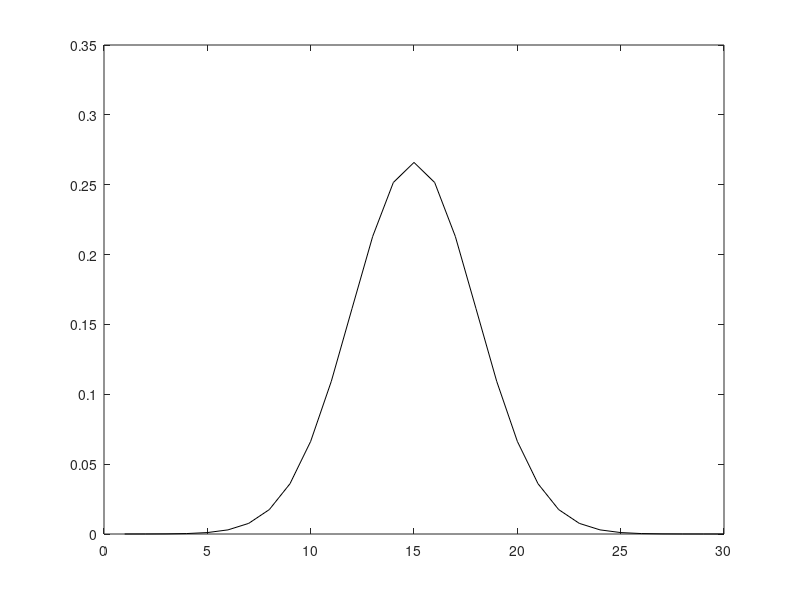

Write the MATLAB code that produced this figure. (Note: this script raises an error after producing the figure.)
% test basic logistic regression code on 1D simulated example

% set up filter
nw = 30;
wts = 2*normpdf(1:nw,nw/2,3)';
fnlin = @expfun;
tt = 1:nw;
clf;
plot(tt,wts,'k');
errfun = @(w)(norm(w-wts).^2);  % error function handle

% Make stimuli & simulate response
nstim = 500;
stim = 1*(randn(nstim,nw));
xproj = stim*wts;
pp = fnlin(xproj);
y = poissrnd(pp);
fprintf('mean rate = %.1f (%d spikes)\n', sum(y)/nstim, sum(y));

% Compute linear regression solution
wls = stim\y;
wls = wls/norm(wls)*norm(wts); % normalize so vector norm is correct
plot(tt,wts,'k',tt,wls);


%% Find ML estimate using Newton-Raphson optimization
lfunc = @(w)(neglogli_poissGLM(w,stim,y,fnlin)); % neglogli function handle

opts = struct('tolX',1e-8,'tolFun',1e-8,'maxIter',1e4,'verbose',0);
tic;
[wml,nlogli,H] = fminNewton(lfunc,wls,opts);
toc;

plot(tt,wts,'k',tt,[wls,wml]);

% % % Check accuracy of grad / Hessian
% neglogliVals = [lfunc(wts),lfunc(wls)];
% HessCheck(lfunc,wts)
%
% % Compare to performance of fminunc
% tic;
% opts2 = optimset('gradobj', 'on', 'Hessian', 'on');
% [wml2,nlogli2] = fminunc(lfunc,wls,opts2);
% toc;


%% Find MAP estimate
hyperprs = [10;.99];  % precision and AR1 parameter


mstruct.neglogli = @neglogli_poissGLM; % neg log-likelihood function
mstruct.logprior = @logprior_AR1;
mstruct.liargs = {stim,y,fnlin}; % args for likelihood function
mstruct.priargs = {}; % additional prior arguments
lfpost = @(w)(neglogpost_GLM(w,hyperprs,mstruct)); % posterior
% HessCheck(lfpost,wls);  % check gradient & Hessian

tic;
[wmap,nlogpost,H] = fminNewton(lfpost,wls*.1,opts);
toc;

plot(tt,wts,'k',tt,[wls,wml,wmap]);
axis tight;
legend('true','LS','ML','MAP');
ebr = 3*sqrt(diag(inv(H)));
hold on;
errorbar(tt,wmap,ebr,'r');
hold off


%% Search 2D space of hyperparameters 
% (compare evidince with filter error)

rhovals = [1 10 100 1000]';  % prior precision
avals = [.8 .9 .95 .975 .99 .999]'; % AR1 smoothness

[hprsMax,wmapMax,maxlogev,evids] = gridsearch_GLMevidence(wmap,mstruct,rhovals,avals);
plot(tt,wts,'k',tt,[wls,wml,wmap,wmapMax]);
axis tight;
legend('true','LS','ML','MAP','MAPgrid');


%% Set hyperparameters by maximizing marginal log-likelihood (EB)

% First, maximize log-evidence for precision and correlation parameters
hh0 = hprsMax;
[wEB,hprsEB,logevid] = findEBestimate_GLM(wmapMax,hh0,mstruct);


% Second, fix correlation parameter to very close to 1, and just maximize
% evidence for precision
alpha = .995;
mstruct2 = mstruct;
mstruct2.logprior = @logprior_AR1fix;
mstruct2.priargs = {alpha};
[wEB2,hprsEB2,logevid2] = findEBestimate_GLM(wEB,hh0(1),mstruct2);


%%  Examine results

Errs = [errfun(wml), errfun(wmapMax), errfun(wEB), errfun(wEB2)]
Evidences = [max(evids(:)), logevid,logevid2]


plot(tt,wts,'k',tt,[wls,wml,wEB,wEB2]);
axis tight;
legend('true','LS','ML','EB1','EB2');
